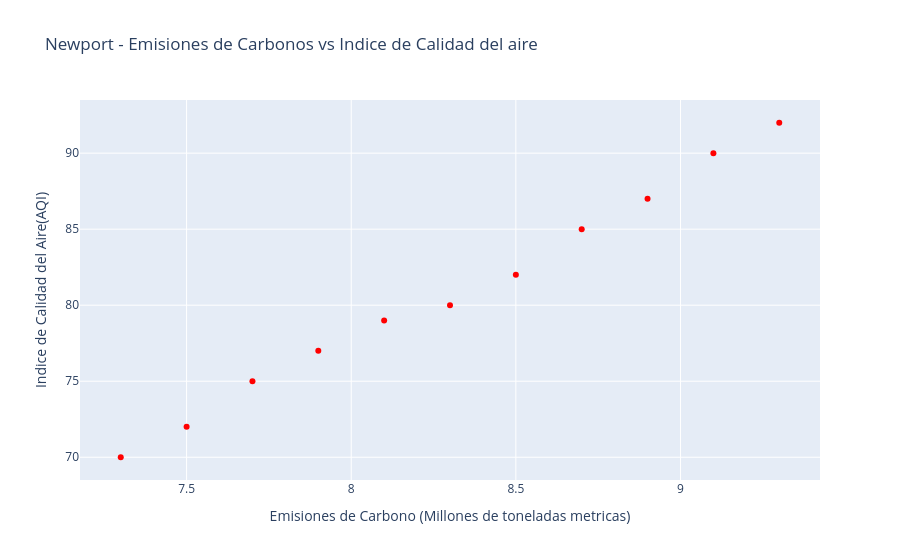

Notebook cell for this chart:
### Markdown cell above
## Tip 2: Usar la visualización correcta

### Code cell
#Grafica de dispersión de emisiones de carbono vs AQI
fig2 = go.Figure()
fig2.add_trace(go.Scatter(x=df["Carbon_Emissions"],y=df["AQI"],mode="markers",name="Carbon Emissions vs AQI", marker=dict(color="red")))
fig2.update_layout(title="Newport - Emisiones de Carbonos vs Indice de Calidad del aire",xaxis_title="Emisiones de Carbono (Millones de toneladas metricas)",yaxis_title="Indice de Calidad del Aire(AQI)")
fig2.show()

### Figure 1 — Plotly figure (JSON) as saved in the notebook; plotly's stock layout.template omitted (floating-point values rounded to 4 significant figures)
{"data": [{"marker": {"color": "red"}, "mode": "markers", "name": "Carbon Emissions vs AQI", "type": "scatter", "x": [7.3, 7.5, 7.7, 7.9, 8.1, 8.3, 8.5, 8.7, 8.9, 9.1, 9.3], "y": [70, 72, 75, 77, 79, 80, 82, 85, 87, 90, 92]}], "layout": {"title": {"text": "Newport - Emisiones de Carbonos vs Indice de Calidad del aire"}, "xaxis": {"title": {"text": "Emisiones de Carbono (Millones de toneladas metricas)"}}, "yaxis": {"title": {"text": "Indice de Calidad del Aire(AQI)"}}}}
